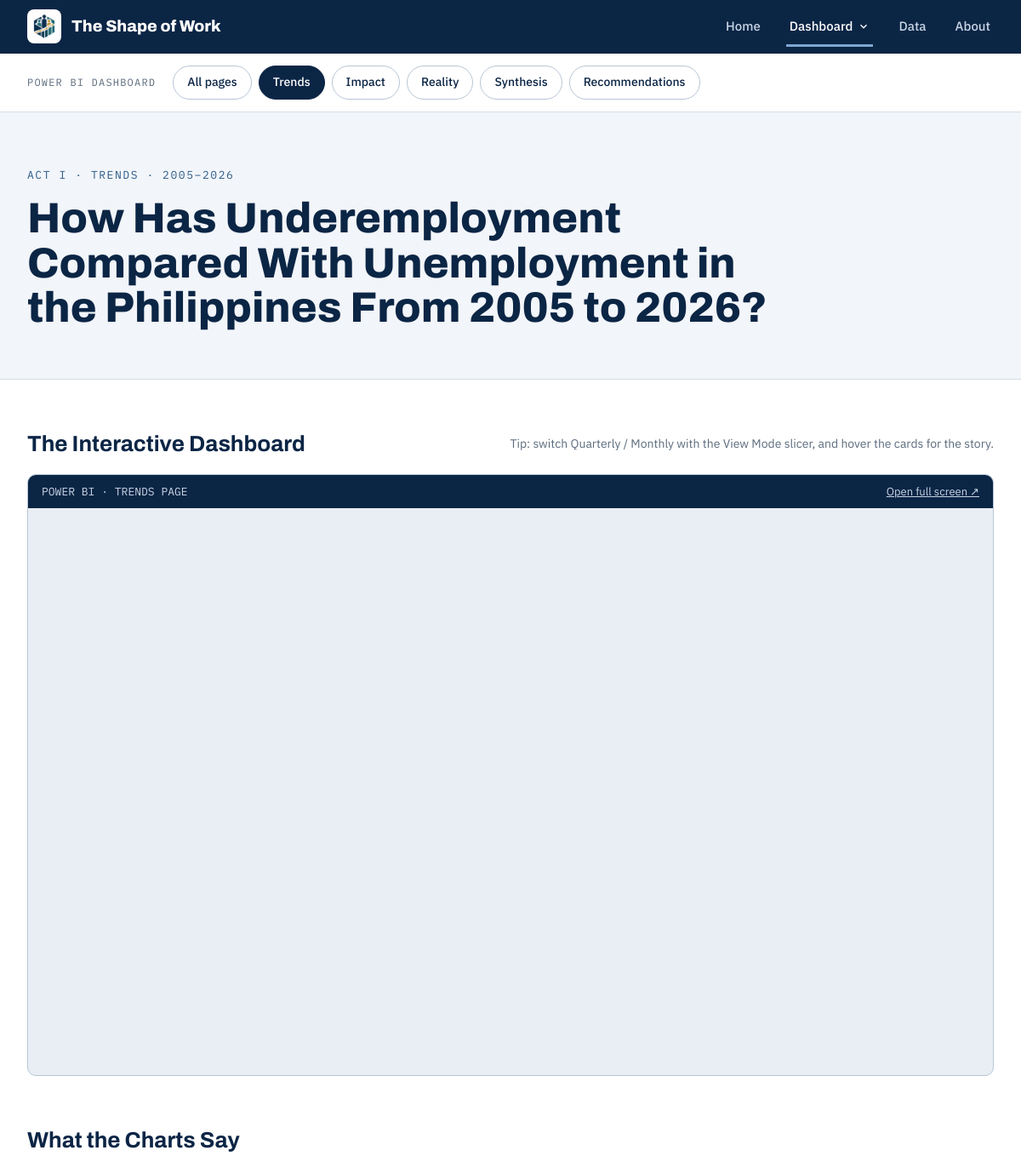
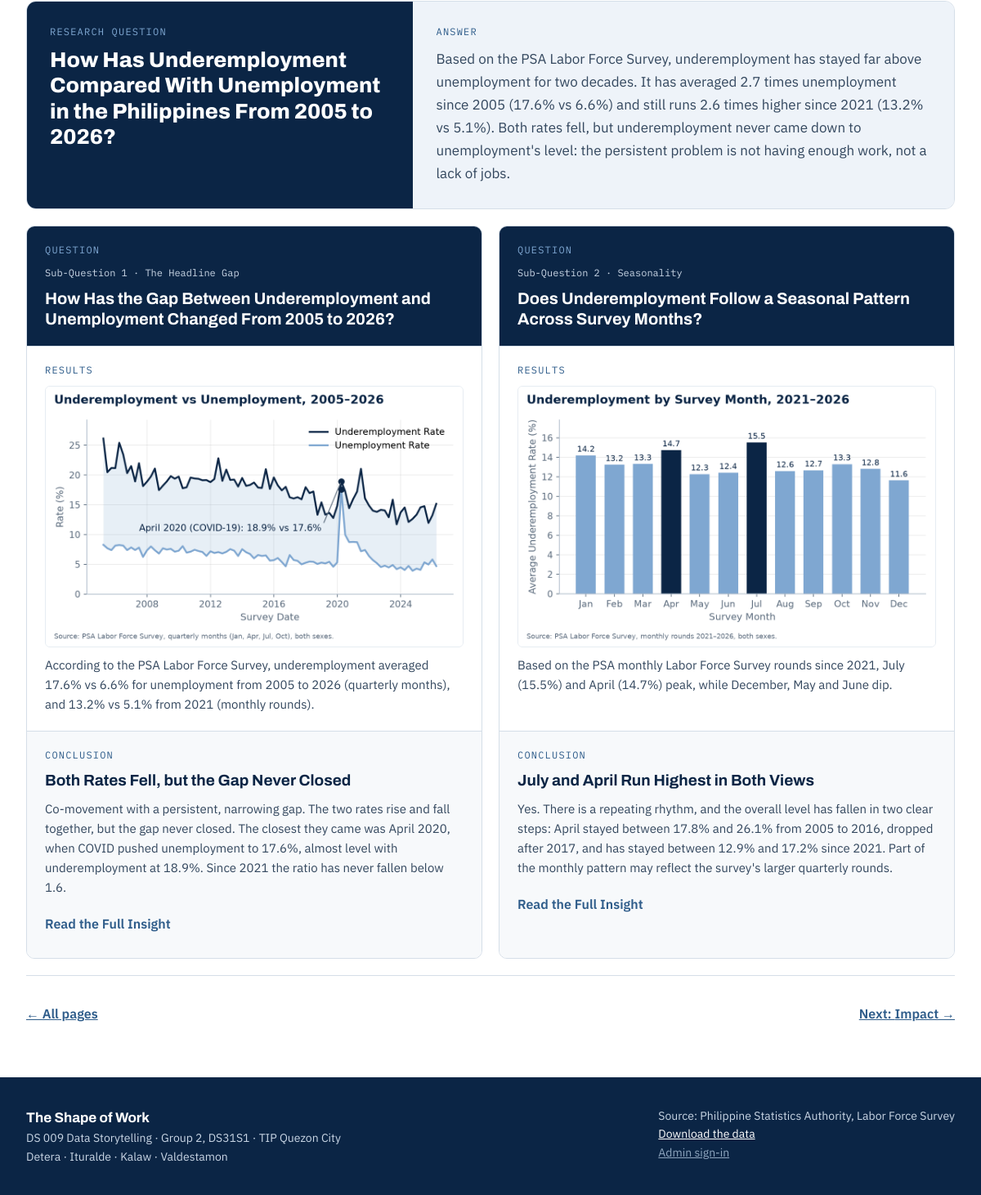
The app's page /dashboard/trends/ with its own data (2 pictures, top to bottom).
### dashboard/models.py (models this page shows, shortened)
class PowerBIPage(models.Model):
    slug = models.SlugField(unique=True, help_text="Used in the web address, e.g. trends")
    title = models.CharField(max_length=60)
    act_label = models.CharField(max_length=80, help_text="e.g. Act I · Trends · 2005–2026")
    question = models.CharField(max_length=200)
    intro = models.TextField(
        help_text="The proposal's answer to the main research question, shown beside it"
    )
    page_id = models.CharField(
        max_length=40, help_text="Power BI page ID, e.g. 29c29917e904611d106b"
    )
    order = models.PositiveSmallIntegerField(default=0)
    class Meta:
        ordering = ["order"]
        verbose_name = "Power BI page"
    @property
    def embed_url(self):
        return f"{settings.POWERBI_REPORT_URL}&pageName={quote(self.page_id)}"

class Insight(models.Model):
    page = models.ForeignKey(PowerBIPage, on_delete=models.CASCADE, related_name="insights")
    label = models.CharField(max_length=80, help_text="e.g. Sub-Question 1 · The Headline Gap")
    question = models.CharField(max_length=220, blank=True, help_text="The sub-question")
    summary = models.TextField(
        "Results text", help_text="The key numbers, shown under the Results chart"
    )
    result_image = models.ImageField(
        upload_to="insights/", blank=True,
        help_text="Optional. Replaces the generated chart in the Results box",
    )
    image_alt = models.CharField("Image description", max_length=200, blank=True)
    chart_file = models.CharField(
        max_length=120, blank=True,
        help_text="Generated chart under static/, e.g. charts/insights/sq1.png",
    )
    caption = models.CharField("Conclusion", max_length=160, help_text="The one-line answer")
    answer = models.TextField(
        "Proposal answer", blank=True, help_text="The proposal's answer, under the conclusion"
    )
    full_text = models.TextField(blank=True, help_text="Shown under 'Read the full insight'")
    order = models.PositiveSmallIntegerField(default=0)
    is_published = models.BooleanField(default=True)
    updated_at = models.DateTimeField(auto_now=True)
    class Meta:
        ordering = ["page__order", "order"]

### dashboard/views.py (the view)
# urls.py: path("<slug:slug>/", views.page_detail, name="page"),
def page_detail(request, slug):
    page = get_object_or_404(PowerBIPage, slug=slug)
    insights = with_charts(page.insights.filter(is_published=True))
    pages = list(PowerBIPage.objects.all())
    index = pages.index(page)
    previous_page = pages[index - 1] if index > 0 else None
    next_page = pages[index + 1] if index + 1 < len(pages) else None
    return render(
        request,
        "dashboard/page.html",
        {
            "page": page,
            "insights": insights,
            "chart": chart_for(slug),
            "current": slug,
            "previous_page": previous_page,
            "next_page": next_page,
        },
    )

### dashboard/context_processors.py (called while the page is built)
def dashboard_nav(request):
    return {"nav_pages": PowerBIPage.objects.all(), "is_live": settings.IS_VERCEL}

### dashboard/views.py (called while the page is built)
def chart_for(slug):
    chart = PYTHON_CHARTS.get(slug)
    if chart and (settings.BASE_DIR / "static" / chart["file"]).exists():
        return chart
    return None

def with_charts(insights):
    insights = list(insights)
    for insight in insights:
        chart_file = insight.chart_file.strip()
        exists = chart_file and (settings.BASE_DIR / "static" / chart_file).is_file()
        insight.chart = chart_file if exists else ""
    return insights

### templates/dashboard/page.html (shortened to what this page needs)
{% extends "base.html" %}
{% load static %}
{% block switcher %}{% include "dashboard/_switcher.html" %}{% endblock %}
{% block content %}
<section class="page-head {% if page.slug == 'synthesis' %}dark{% endif %}">
  <div class="wrap">
    <p class="eyebrow">{{ page.act_label }}</p>
    <h1>{{ page.question }}</h1>
  </div>
</section>
<section class="section" style="padding-bottom:24px">
  <div class="wrap stack" style="gap:16px">
    <div class="row-between">
      <h2 class="section-title" style="font-size:26px">The Interactive Dashboard</h2>
      {% if page.slug == 'trends' %}
        <span class="muted small">Tip: switch Quarterly / Monthly with the View Mode slicer, and hover the cards for the story.</span>
      {% else %}
        <span class="muted small">Tip: hover the cards and buttons in the report for the story behind each chart.</span>
      {% endif %}
    </div>
    {% include "dashboard/_embed.html" %}
  </div>
</section>
<section class="section" style="padding-top:32px">
  <div class="wrap stack">
    <h2 class="section-title" style="font-size:26px">What the Charts Say</h2>
    <div class="rq-banner">
      <div class="rq-q">
        <span class="rq-label">{% if page.slug == 'synthesis' %}Main Finding{% else %}Research Question{% endif %}</span>
        <h3>{{ page.question }}</h3>
      </div>
      <div class="rq-a">
        <span class="rq-label">Answer</span>
        <p>{{ page.intro }}</p>
      </div>
    </div>
    <div class="qrc-grid">
      {% for insight in insights %}
        <article class="qrc {% if insight.label|upper == 'THE TWIST' %}hl{% endif %}">
          <div class="qrc-box qrc-q">
            <span class="qrc-tag">Question</span>
            <span class="qrc-label">{{ insight.label }}</span>
            {% if insight.question %}<h3>{{ insight.question }}</h3>{% endif %}
          </div>
          <div class="qrc-box qrc-r">
            <span class="qrc-tag">Results</span>
            {% if insight.result_image %}
              <a href="{{ insight.result_image.url }}" target="_blank" rel="noopener">
                <img src="{{ insight.result_image.url }}" alt="{{ insight.image_alt|default:insight.question }}" loading="lazy">
              </a>
            {% elif insight.chart %}
              <a href="{% static insight.chart %}" target="_blank" rel="noopener">
                <img src="{% static insight.chart %}" alt="{{ insight.image_alt|default:insight.question }}" loading="lazy">
              </a>
            {% endif %}
            <p>{{ insight.summary }}</p>
          </div>
          <div class="qrc-box qrc-c">
            <span class="qrc-tag">Conclusion</span>
            <strong class="qrc-verdict">{{ insight.caption }}</strong>
            {% if insight.answer %}<p>{{ insight.answer }}</p>{% endif %}
            {% if insight.full_text %}
              <details class="more">
                <summary>Read the Full Insight</summary>
              </details>
            {% endif %}
          </div>
        </article>
      {% empty %}
        <p class="muted">No insights yet. Add them in the admin panel.</p>
      {% endfor %}
    </div>
    <div class="pager">
      {% if previous_page %}
        <a class="link-strong" href="{% url 'dashboard:page' previous_page.slug %}">← {{ previous_page.title }}</a>
      {% else %}
        <a class="link-strong" href="{% url 'dashboard:overview' %}">← All pages</a>
      {% endif %}
      {% if next_page %}
        <a class="link-strong" href="{% url 'dashboard:page' next_page.slug %}">Next: {{ next_page.title }} →</a>
      {% else %}
        <a class="link-strong" href="{% url 'dashboard:recommendations' %}">Next: Recommendations →</a>
      {% endif %}
    </div>
  </div>
</section>
{% endblock %}

### templates/base.html (shortened to what this page needs)
{% load static %}<!doctype html>
<html lang="en">
<head>
  <link rel="stylesheet" href="{% static 'css/style.css' %}">
</head>
<body>
  {% with section=request.resolver_match.app_name name=request.resolver_match.url_name %}
  <header class="site-header">
    <div class="wrap">
      <a class="brand" href="{% url 'core:home' %}">
        <img src="{% static 'img/logo.png' %}" alt="">
        <span>The Shape of Work</span>
      </a>
      <nav class="main-nav" aria-label="Main">
        <a href="{% url 'core:home' %}" class="{% if section == 'core' and name == 'home' %}on{% endif %}">Home</a>
        <details class="dd">
          <summary class="{% if section == 'dashboard' %}on{% endif %}">Dashboard
            <svg width="14" height="14" viewBox="0 0 24 24" fill="none" stroke="currentColor" stroke-width="2.2" aria-hidden="true"><path d="M6 9l6 6 6-6"/></svg>
          </summary>
        </details>
        <a href="{% url 'datahub:data' %}" class="{% if section == 'datahub' %}on{% endif %}">Data</a>
        <a href="{% url 'core:about' %}" class="{% if section == 'core' and name == 'about' %}on{% endif %}">About</a>
      </nav>
    </div>
  </header>
  {% endwith %}
  {% block switcher %}{% endblock %}
  <main>
    {% block content %}{% endblock %}
  </main>
  <footer class="site-footer">
    <div class="wrap">
      <div>
        <div class="name">The Shape of Work</div>
        <div>DS 009 Data Storytelling · Group 2, DS31S1 · TIP Quezon City</div>
        <div>Detera · Ituralde · Kalaw · Valdestamon</div>
      </div>
      <div>
        <div>Source: Philippine Statistics Authority, Labor Force Survey</div>
        <div><a href="{% url 'datahub:data' %}?tab=download">Download the data</a></div>
        {% if not is_live %}<div><a class="quiet" href="{% url 'adminpanel:login' %}">Admin sign-in</a></div>{% endif %}
      </div>
    </div>
  </footer>
</body>
</html>

### templates/dashboard/_switcher.html
<div class="switcher">
  <div class="wrap">
    <span class="switcher-label">POWER BI DASHBOARD</span>
    <nav class="pills" aria-label="Dashboard pages">
      <a class="pill {% if current == 'all' %}cur{% endif %}" href="{% url 'dashboard:overview' %}">All pages</a>
      {% for p in nav_pages %}
        <a class="pill {% if current == p.slug %}cur{% endif %}" href="{% url 'dashboard:page' p.slug %}">{{ p.title }}</a>
      {% endfor %}
      <a class="pill {% if current == 'recommendations' %}cur{% endif %}" href="{% url 'dashboard:recommendations' %}">Recommendations</a>
    </nav>
  </div>
</div>

### templates/dashboard/_embed.html
<figure class="embed">
  <div class="embed-bar">
    <span class="mono">POWER BI · {{ page.title|upper }} PAGE</span>
    <a href="{{ page.embed_url }}" target="_blank" rel="noopener" style="color:#C9D6E5">Open full screen ↗</a>
  </div>
  <div class="embed-frame">
    <iframe title="Power BI report: {{ page.title }} page" src="{{ page.embed_url }}" allowfullscreen loading="lazy"></iframe>
  </div>
</figure>

### records on screen
PowerBIPage: title "Trends", act_label "ACT I · TRENDS · 2005–2026", question "How Has Underemployment Compared With Unemployment in the Philippines From 2005 to 2026?", title "TRENDS", intro "Based on the PSA Labor Force Survey, underemployment has stayed far above unemployment for two decades. It has averaged 2.7 times unemployment since 2005 (17.6% vs 6.6%) and still runs 2.6 times higher since 2021 (13.2% vs 5.1%). Both rates fell, but underemployment never came down to unemployment's level: the persistent problem is not having enough work, not a lack of jobs."
PowerBIPage: title "Impact"
PowerBIPage: title "Reality"
PowerBIPage: title "Synthesis"
Insight: label "Sub-Question 1 · The Headline Gap", question "How Has the Gap Between Underemployment and Unemployment Changed From 2005 to 2026?", chart_file (picture), summary "According to the PSA Labor Force Survey, underemployment averaged 17.6% vs 6.6% for unemployment from 2005 to 2026 (quarterly months), and 13.2% vs 5.1% from 2021 (monthly rounds).", caption "Both Rates Fell, but the Gap Never Closed", answer "Co-movement with a persistent, narrowing gap. The two rates rise and fall together, but the gap never closed. The closest they came was April 2020, when COVID pushed unemployment to 17.6%, almost level with underemployment at 18.9%. Since 2021 the ratio has never fallen below 1.6."
Insight: label "Sub-Question 2 · Seasonality", question "Does Underemployment Follow a Seasonal Pattern Across Survey Months?", chart_file (picture), summary "Based on the PSA monthly Labor Force Survey rounds since 2021, July (15.5%) and April (14.7%) peak, while December, May and June dip.", caption "July and April Run Highest in Both Views", answer "Yes. There is a repeating rhythm, and the overall level has fallen in two clear steps: April stayed between 17.8% and 26.1% from 2005 to 2016, dropped after 2017, and has stayed between 12.9% and 17.2% since 2021. Part of the monthly pattern may reflect the survey's larger quarterly rounds."
